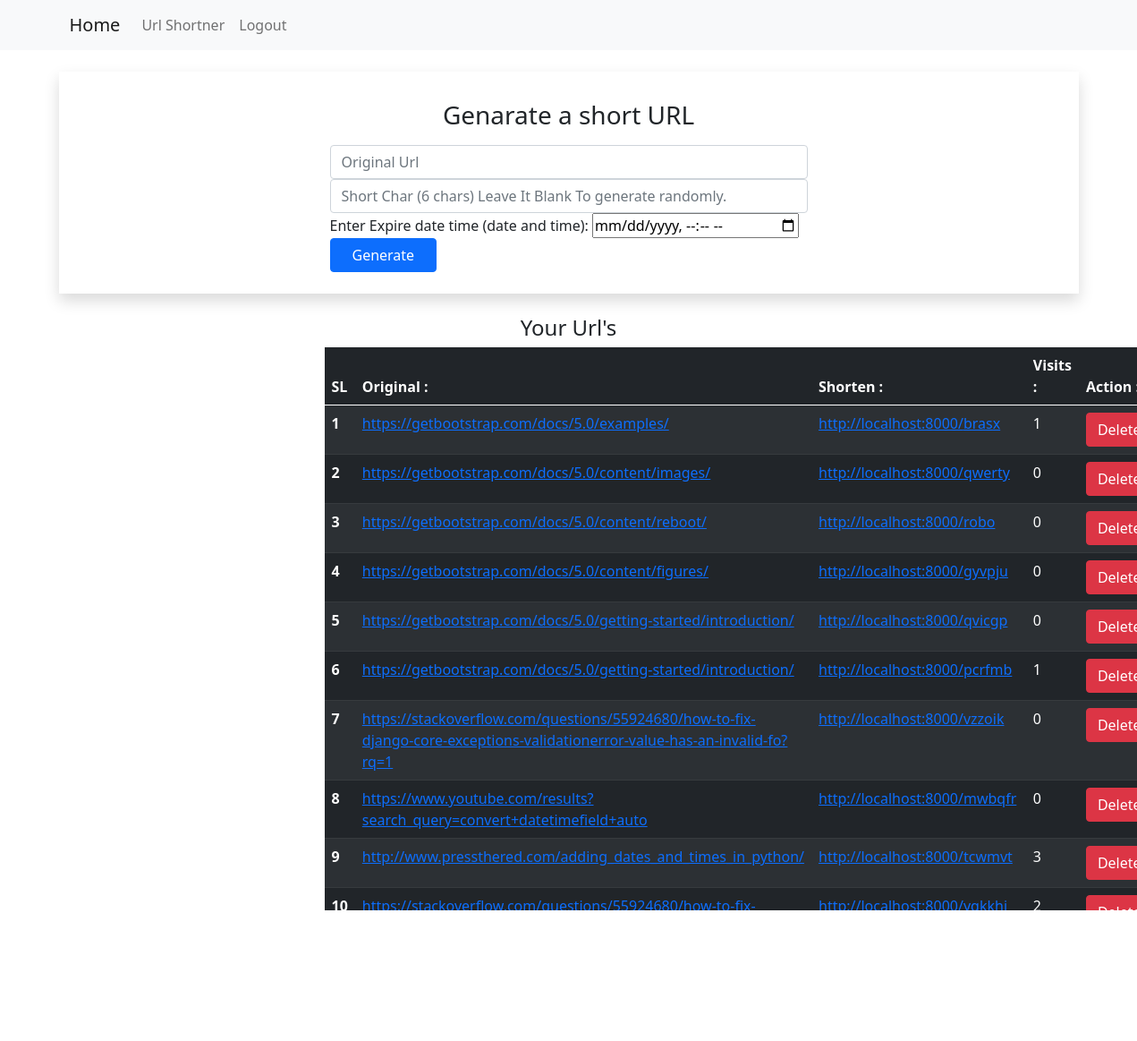
Screenshot of /shortner/ (signed in) with the database file from the repository.
### shortner/models.py (models this page shows)
class ShortUrl(models.Model):
    original_url = models.URLField(blank=False)
    short_query = models.CharField(blank=False, max_length=8)
    visits = models.IntegerField(default=0)
    user = models.ForeignKey(User, on_delete=models.CASCADE)
    date = models.DateTimeField(default=datetime.now, blank=True)
    expire_date = models.DateTimeField(default='', blank=True, null=True)

### shortner/views.py (the view)
# urls.py: path('shortner/', views.shortner, name="shortner"),
@login_required(login_url='/login/')
def shortner(request):
    usr = request.user
    urls = ShortUrl.objects.filter(user=usr)
    return render(request, 'shortner/shortner.html', {'urls': urls})

### shortner/templates/shortner/shortner.html (shortened to what this page needs)
{% extends 'shortner/base.html'%}
{% block content %}
<div class="container shadow p-4">
    <div class="row">
        <div class="col-12 text-center py-2">
            <h3>Genarate a short URL</h3>
        </div>
        <div class="col-10 col-sm-10 col-md-6 mx-auto">
            <form action="{% url 'generate' %}" method="POST">
                <div class="form-group">
                    <input type="url" name="original" class="form-control" placeholder="Original Url">
                </div>
                <div class="form-group">
                    <div class="input-group-prepend">
                        <input type="text" name="short" class="form-control"
                            placeholder="Short Char (6 chars) Leave It Blank To generate randomly." maxlength="6"
                            id="short">
                    </div>
                </div>
                <div class="form-group">
                    <label for="time">Enter Expire date time (date and time):</label>
                    <input type="datetime-local" id="time" name="time">
                </div>
                <div class="form-group">
                    <input type="submit" class="btn btn-primary px-4" value="Generate">
                </div>
            </form>
        </div>
    </div>
</div>
<div class="container my-4">
    <div class="row">
        <div class="col-12 text-center">
            <h4>Your Url's</h4>
        </div>
    </div>
    <div class="row justify-content-between">
        <div class="col-10 col-sm-10 col-md-6 mb-2 mx-auto">
            <table class="table table-dark table-striped">
                <thead>
                    <tr>
                        <th scope="col">SL</th>
                        <th scope="col">Original :</th>
                        <th scope="col">Shorten :</th>
                        <th scope="col">Visits :</th>
                        <th scope="col">Action :</th>
                    </tr>
                </thead>
                <tbody>
                    {% for u in urls %}
                    <tr>
                        <th scope="row">{{forloop.counter}}</th>
                        <td><a href="{{ u.original_url }}" target="_blank" class="">{{ u.original_url }}</a></td>
                        <td><a href="http://localhost:8000/{{ u.short_query }}" target="_blank"
                                class="">http://localhost:8000/{{ u.short_query }}</a></td>
                        <td>{{ u.visits }}</td>
                        <td>
                            <form action="{% url 'deleteurl' %}" method="post">
                                <input type="submit" class="btn btn-danger" value="Delete">
                            </form>
                        </td>
                    </tr>
                    {% endfor %}
                </tbody>
            </table>
        </div>
    </div>
</div>
{% endblock %}

### shortner/templates/shortner/base.html (shortened to what this page needs)
<!doctype html>
<html lang="en">
<head>
    <link href="https://cdn.jsdelivr.net/npm/bootstrap@5.0.0-beta2/dist/css/bootstrap.min.css" rel="stylesheet"
>
</head>
<body>
    {%include "shortner/nav.html" %}
    {% block content %} {% endblock %}
</body>
</html>

### shortner/templates/shortner/nav.html (shortened to what this page needs)
<nav class="navbar navbar-expand-lg navbar-light bg-light">
  <div class="container">
    <a class="navbar-brand" href="#">Home</a>
    <div class="collapse navbar-collapse" id="navbarNavDropdown">
      <ul class="navbar-nav ml-auto">
        {% if user.is_authenticated %}
        <li class="nav-item">
          <a class="nav-link" href="{% url 'shortner' %}">Url Shortner</a>
        </li>
        <li class="nav-item">
          <a class="nav-link" href="{% url 'logout' %}">Logout</a>
        </li>
        {% endif %}
      </ul>
    </div>
  </div>
</nav>
<br>

### shortner/templates/shortner/base.html (style rules this page uses)
body { font-family: 'Segoe UI', Tahoma, Geneva, Verdana, sans-serif }

### rows the page displays
ShortUrl: original_url "https://getbootstrap.com/docs/5.0/examples/", short_query "brasx", visits "1"
ShortUrl: original_url "https://getbootstrap.com/docs/5.0/content/images/", short_query "qwerty", visits "0"
ShortUrl: original_url "https://getbootstrap.com/docs/5.0/content/reboot/", short_query "robo", visits "0"
ShortUrl: original_url "https://getbootstrap.com/docs/5.0/content/figures/", short_query "gyvpju", visits "0"
ShortUrl: original_url "https://getbootstrap.com/docs/5.0/getting-started/introduction/", short_query "qvicgp", visits "0"
ShortUrl: original_url "https://getbootstrap.com/docs/5.0/getting-started/introduction/", short_query "pcrfmb", visits "1"
ShortUrl: original_url "https://stackoverflow.com/questions/55924680/how-to-fix-django-core-exceptions-validationerror-value-has-an-invalid-fo?rq=1", short_query "vzzoik", visits "0"
ShortUrl: original_url "https://www.youtube.com/results?search_query=convert+datetimefield+auto", short_query "mwbqfr", visits "0"
ShortUrl: original_url "http://www.pressthered.com/adding_dates_and_times_in_python/", short_query "tcwmvt", visits "3"
ShortUrl: original_url "https://stackoverflow.com/questions/55924680/how-to-fix-django-core-exceptions-validationerror-value-has-an-invalid-fo?rq=1", short_query "yqkkhj", visits "2"
